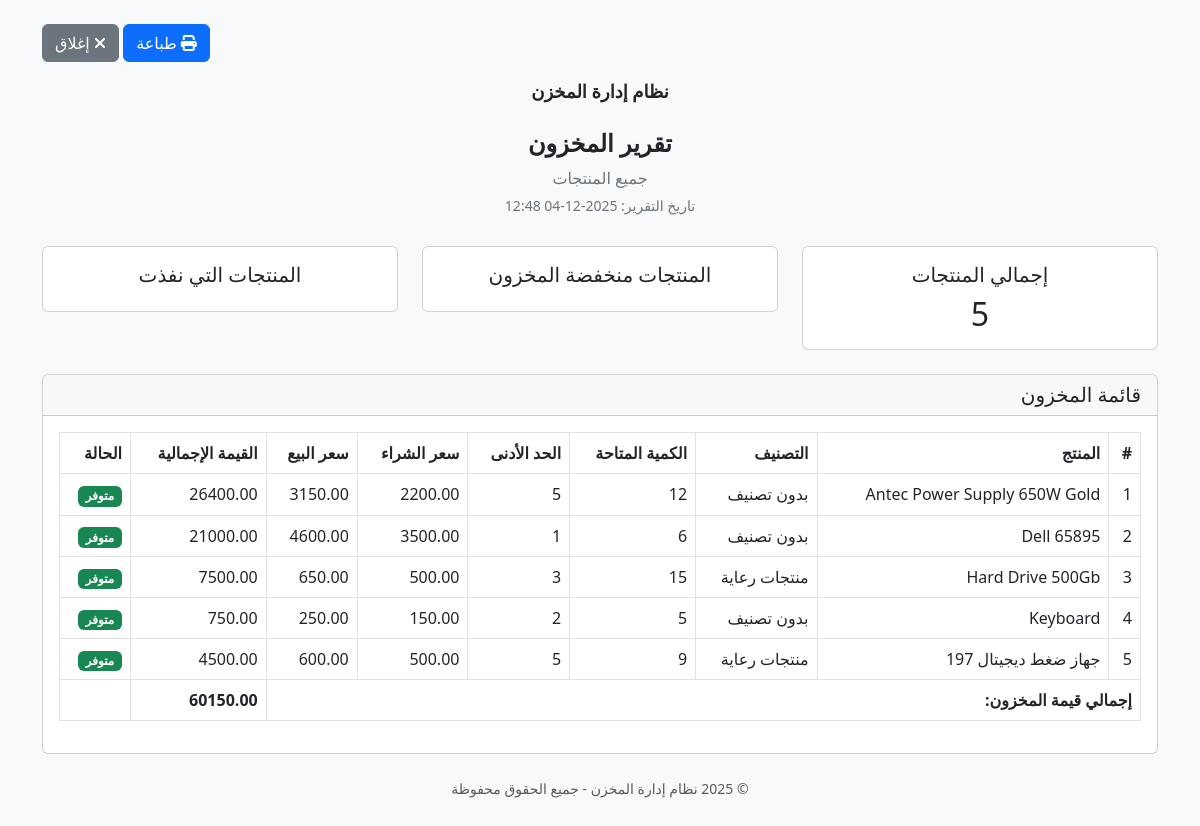
Page /reports/inventory (signed in) on the earlier database version.
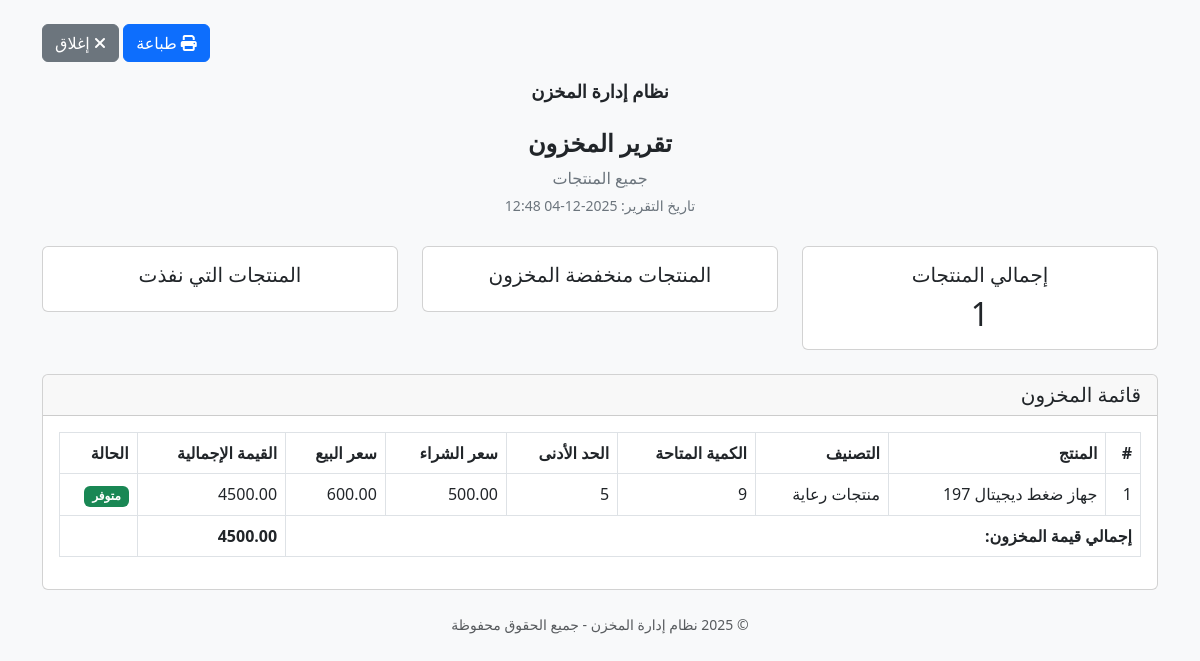
Same page on the later database version.
### models.py (models this page shows, shortened)
class Product(db.Model):
    __tablename__ = 'products'
    id = db.Column(db.Integer, primary_key=True)
    name = db.Column(db.String(100), nullable=False)
    description = db.Column(db.Text, nullable=True)
    barcode = db.Column(db.String(50), unique=True, nullable=True)
    sku = db.Column(db.String(50), unique=True, nullable=True)
    purchase_price = db.Column(db.Float, nullable=False, default=0)
    sale_price = db.Column(db.Float, nullable=False, default=0)
    min_quantity = db.Column(db.Integer, default=0)
    category_id = db.Column(db.Integer, db.ForeignKey('categories.id'), nullable=True)
    created_at = db.Column(db.DateTime, default=datetime.utcnow)
    updated_at = db.Column(db.DateTime, default=datetime.utcnow, onupdate=datetime.utcnow)
    inventory = db.relationship('Inventory', backref='product', uselist=False, lazy=True)
    purchase_items = db.relationship('PurchaseItem', backref='product', lazy=True)
    sale_items = db.relationship('SaleItem', backref='product', lazy=True)

class Inventory(db.Model):
    __tablename__ = 'inventory'
    id = db.Column(db.Integer, primary_key=True)
    product_id = db.Column(db.Integer, db.ForeignKey('products.id'), nullable=False, unique=True)
    quantity = db.Column(db.Integer, nullable=False, default=0)
    last_updated = db.Column(db.DateTime, default=datetime.utcnow, onupdate=datetime.utcnow)

class Category(db.Model):
    __tablename__ = 'categories'
    id = db.Column(db.Integer, primary_key=True)
    name = db.Column(db.String(100), nullable=False)
    description = db.Column(db.Text, nullable=True)
    notes = db.Column(db.Text, nullable=True)
    products = db.relationship('Product', backref='category', lazy=True)

### app.py (the view)
@app.route('/reports/inventory')
@login_required
@admin_required
def inventory_report():
    status = request.args.get('status', 'all')
    category_id = request.args.get('category_id', type=int)
    query = db.session.query(Product, Inventory).join(
        Inventory, Product.id == Inventory.product_id
    )
    if status == 'low':
        query = query.filter(Inventory.quantity <= Product.min_quantity, Inventory.quantity > 0)
    elif status == 'out':
        query = query.filter(Inventory.quantity <= 0)
    if category_id:
        query = query.filter(Product.category_id == category_id)
    inventory_items = query.order_by(Product.name).all()
    total_value = sum(item.quantity * item.product.purchase_price for _, item in inventory_items)
    categories = Category.query.order_by(Category.name).all()
    return render_template('reports/inventory_report.html',
                          inventory=inventory_items,
                          total_value=total_value,
                          now=datetime.now(),
                          status=status,
                          category_id=category_id,
                          categories=categories)

### app.py (called while the page is built)
def admin_required(f):
    @wraps(f)
    def decorated_function(*args, **kwargs):
        from flask_login import current_user
        if not current_user.is_authenticated or current_user.role != 'admin':
            flash('ليس لديك صلاحية الوصول لهذه الصفحة.', 'danger')
            return redirect(url_for('index'))
        return f(*args, **kwargs)
    return decorated_function

@login_manager.user_loader
def load_user(user_id):
    return User.query.get(int(user_id))

@app.context_processor
def inject_settings():
    from models import Setting
    settings = {s.key: s.value for s in Setting.query.all()}
    return dict(settings=settings)

### templates/reports/inventory_report.html (shortened to what this page needs)
{% extends "base_report.html" %}
{% block report_title %}تقرير المخزون{% endblock %}
{% block report_subtitle %}
{% if status == 'low' %}
المنتجات منخفضة المخزون
{% elif status == 'out' %}
المنتجات التي نفذت
{% else %}
جميع المنتجات
{% endif %}
{% endblock %}
{% block report_content %}
<div class="row mb-4">
    <div class="col-md-4">
        <div class="card">
            <div class="card-body text-center">
                <h5 class="card-title">إجمالي المنتجات</h5>
                <h2 class="card-text">{{ inventory|length }}</h2>
            </div>
        </div>
    </div>
    <div class="col-md-4">
        <div class="card">
            <div class="card-body text-center">
                <h5 class="card-title">المنتجات منخفضة المخزون</h5>
            </div>
        </div>
    </div>
    <div class="col-md-4">
        <div class="card">
            <div class="card-body text-center">
                <h5 class="card-title">المنتجات التي نفذت</h5>
            </div>
        </div>
    </div>
</div>
<div class="card">
    <div class="card-header">
        <h5 class="card-title mb-0">قائمة المخزون</h5>
    </div>
    <div class="card-body">
        <div class="table-responsive">
            <table class="table table-bordered">
                <thead>
                    <tr>
                        <th>#</th>
                        <th>المنتج</th>
                        <th>التصنيف</th>
                        <th>الكمية المتاحة</th>
                        <th>الحد الأدنى</th>
                        <th>سعر الشراء</th>
                        <th>سعر البيع</th>
                        <th>القيمة الإجمالية</th>
                        <th>الحالة</th>
                    </tr>
                </thead>
                <tbody>
                    {% for item in inventory %}
                    <tr>
                        <td>{{ loop.index }}</td>
                        <td>{{ item[0].name }}</td>
                        <td>{{ item[0].category.name if item[0].category else 'بدون تصنيف' }}</td>
                        <td>{{ item[1].quantity }}</td>
                        <td>{{ item[0].min_quantity }}</td>
                        <td>{{ "%.2f"|format(item[0].purchase_price) }}</td>
                        <td>{{ "%.2f"|format(item[0].sale_price) }}</td>
                        <td>{{ "%.2f"|format(item[1].quantity * item[0].purchase_price) }}</td>
                        <td>
                            {% if item[1].quantity <= 0 %}
                            <span class="badge bg-danger">نفذت الكمية</span>
                            {% elif item[1].quantity <= item[0].min_quantity %}
                            <span class="badge bg-warning">منخفضة</span>
                            {% else %}
                            <span class="badge bg-success">متوفر</span>
                            {% endif %}
                        </td>
                    </tr>
                    {% endfor %}
                </tbody>
                <tfoot>
                    <tr>
                        <th colspan="7">إجمالي قيمة المخزون:</th>
                        <th>{{ "%.2f"|format(total_value) }}</th>
                        <th></th>
                    </tr>
                </tfoot>
            </table>
        </div>
    </div>
</div>
{% endblock %}

Differences in the rows shown:
removed Product: name "Antec Power Supply 650W Gold", item "بدون تصنيف", quantity "12", min_quantity "5", purchase_price "2200.00", sale_price "3150.00", shows "متوفر"
removed Inventory: item[1].quantity*item[0].purchase_price "26400.00"
removed Product: name "Dell 65895", item "بدون تصنيف", quantity "6", min_quantity "1", purchase_price "3500.00", sale_price "4600.00", shows "متوفر"
removed Inventory: item[1].quantity*item[0].purchase_price "21000.00"
removed Product: name "Hard Drive 500Gb", name "منتجات رعاية", quantity "15", min_quantity "3", purchase_price "500.00", sale_price "650.00", shows "متوفر"
removed Inventory: item[1].quantity*item[0].purchase_price "7500.00"
removed Product: name "Keyboard", item "بدون تصنيف", quantity "5", min_quantity "2", purchase_price "150.00", sale_price "250.00", shows "متوفر"
removed Inventory: item[1].quantity*item[0].purchase_price "750.00"
Other differences:
{{ inventory|length }}: "5" → "1"
{{ "%.2f"|format(total_value) }}: "60150.00" → "4500.00"
